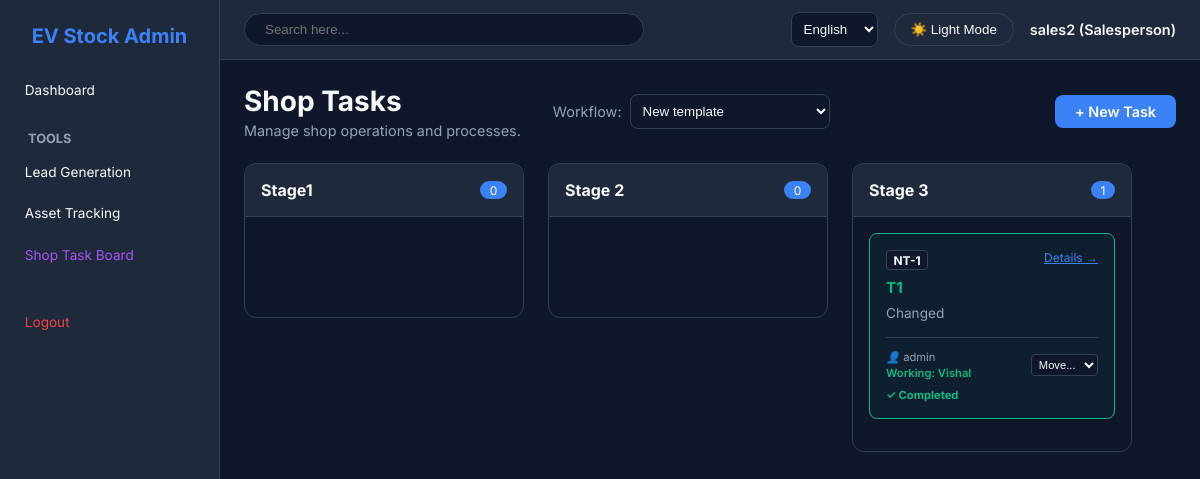
The app's page /tasks/board/?template=2 (signed in) with its own data.
### core/models.py (models this page shows, shortened)
class User(AbstractUser):
    ROLE_CHOICES = (
        ('ADMIN', 'Admin'),
        ('SALES', 'Salesperson'),
        ('CUSTOMER', 'Customer'),
    )
    role = models.CharField(max_length=10, choices=ROLE_CHOICES, default='SALES')
    phone_number = models.CharField(max_length=20, blank=True, null=True)
    aadhar_number = models.CharField(max_length=20, blank=True, null=True)
    pan_number = models.CharField(max_length=20, blank=True, null=True)
    aadhar_front_photo = models.ImageField(upload_to='customers/aadhar/', blank=True, null=True)
    aadhar_back_photo = models.ImageField(upload_to='customers/aadhar/', blank=True, null=True)
    pan_photo = models.ImageField(upload_to='customers/pan/', blank=True, null=True)
    misc = models.JSONField(default=dict, blank=True, null=True)

### tasks/models.py (models this page shows, shortened)
class TaskStage(models.Model):
    STAGE_TYPES = [
        ('START', 'Start'),
        ('MIDDLE', 'Ongoing'),
        ('END', 'End'),
    ]
    template = models.ForeignKey(TaskTemplate, on_delete=models.CASCADE, related_name='stages')
    name = models.CharField(max_length=100)
    stage_type = models.CharField(max_length=10, choices=STAGE_TYPES, default='MIDDLE')
    order = models.PositiveIntegerField(default=0)
    class Meta:
        ordering = ['order']

class ShopTask(models.Model):
    template = models.ForeignKey(TaskTemplate, on_delete=models.CASCADE)
    task_number = models.CharField(max_length=20, unique=True, blank=True)
    title = models.CharField(max_length=200)
    description = models.TextField(blank=True, null=True)
    current_stage = models.ForeignKey(TaskStage, on_delete=models.PROTECT)
    assigned_to = models.ForeignKey(settings.AUTH_USER_MODEL, on_delete=models.SET_NULL, null=True, blank=True, related_name='tasks_assigned')
    external_assignee = models.CharField(max_length=100, blank=True, null=True)
    created_at = models.DateTimeField(auto_now_add=True)
    updated_at = models.DateTimeField(auto_now=True)

### tasks/views.py (the view)
# urls.py: path('board/', views.board_view, name='board_view'),
@login_required
def board_view(request):
    template_id = request.GET.get('template')
    templates = TaskTemplate.objects.all()
    active_template = None
    stages = []
    tasks_by_stage = {}
    if template_id:
        active_template = get_object_or_404(TaskTemplate, id=template_id)
        stages = active_template.stages.all()
        for stage in stages:
            tasks_by_stage[stage.id] = ShopTask.objects.filter(current_stage=stage).select_related('assigned_to')
    elif templates.exists():
        active_template = templates.first()
        return redirect(f"/tasks/board/?template={active_template.id}")
    return render(request, 'tasks/board.html', {
        'templates': templates,
        'active_template': active_template,
        'stages': stages,
        'tasks_by_stage': tasks_by_stage
    })

### tasks/templatetags/tasks_extras.py (called while the page is built)
@register.filter
def dict_get(dictionary, key):
    return dictionary.get(key)

### templates/tasks/board.html (shortened to what this page needs)
{% extends 'base.html' %}
{% load i18n %}
{% load tasks_extras %}
{% block content %}
<div class="header" style="margin-bottom: 1.5rem;">
    <div style="display: flex; align-items: center; gap: 2rem;">
        <div>
            <h1>{% trans "Shop Tasks" %}</h1>
            <p style="color: var(--text-muted); margin-top: 0.25rem;">{% trans "Manage shop operations and processes." %}</p>
        </div>
        <form method="get" id="template-filter" style="display: flex; align-items: center; gap: 0.5rem;">
            <label style="color: var(--text-muted); font-size: 0.9rem;">{% trans "Workflow:" %}</label>
            <select name="template" onchange="this.form.submit()" class="language-dropdown" style="min-width: 200px;">
                {% for t in templates %}
                <option value="{{ t.id }}" {% if t.id == active_template.id %}selected{% endif %}>{{ t.name }}</option>
                {% endfor %}
            </select>
        </form>
    </div>
    <div style="display: flex; gap: 0.5rem;">
        <a href="{% url 'add_task' %}" class="btn">{% trans "+ New Task" %}</a>
    </div>
</div>
{% if active_template %}
<div class="kanban-container">
    {% for stage in stages %}
    <div class="kanban-column" data-stage-id="{{ stage.id }}" data-stage-type="{{ stage.stage_type }}">
        <div class="column-header">
            <h3 style="font-size: 1rem; font-weight: 700;">{{ stage.name }}</h3>
            <span style="background: var(--primary); color: white; padding: 0.1rem 0.6rem; border-radius: 12px; font-size: 0.75rem;">
                {{ tasks_by_stage|dict_get:stage.id|length }}
            </span>
        </div>
        <div class="column-body" ondrop="drop(event)" ondragover="allowDrop(event)" ondragleave="dragLeave(event)">
            {% for task in tasks_by_stage|dict_get:stage.id %}
            <div class="task-card {% if task.current_stage.stage_type == 'END' %}task-completed{% endif %}" draggable="true" ondragstart="drag(event)" id="task-{{ task.id }}" data-task-id="{{ task.id }}">
                <div style="display: flex; justify-content: space-between; align-items: flex-start; margin-bottom: 0.5rem;">
                    <span style="font-size: 0.75rem; font-weight: 700; background: var(--bg-color); padding: 0.1rem 0.4rem; border-radius: 4px; border: 1px solid var(--border-color);">
                        {{ task.task_number }}
                    </span>
                    <a href="{% url 'task_detail' task.id %}" style="font-size: 0.75rem; color: var(--primary);">{% trans "Details →" %}</a>
                </div>
                <h4 style="font-size: 0.95rem; margin-bottom: 0.5rem;">{{ task.title }}</h4>
                <p style="font-size: 0.85rem; color: var(--text-muted); margin-bottom: 0.75rem; display: -webkit-box; -webkit-line-clamp: 2; -webkit-box-orient: vertical; overflow: hidden;">
                    {{ task.description|default:"" }}
                </p>
                <div style="display: flex; justify-content: space-between; align-items: center; margin-top: 1rem; padding-top: 0.75rem; border-top: 1px solid var(--border-color);">
                    <div style="display: flex; flex-direction: column; gap: 0.1rem;">
                        <span style="font-size: 0.7rem; color: var(--text-muted);">
                            <i style="color: var(--primary);">👤</i> {{ task.assigned_to.username }}
                        </span>
                        {% if task.external_assignee %}
                        <span style="font-size: 0.7rem; color: var(--success); font-weight: 600;">
                            {% trans "Working:" %} {{ task.external_assignee }}
                        </span>
                        {% endif %}
                    </div>
                    <div class="fallback-move" style="display: flex; gap: 0.25rem;">
                        <form action="{% url 'update_task_stage' task.id %}" method="post" style="margin:0;">
                            <select name="stage_id" onchange="this.form.submit()" style="font-size: 0.7rem; padding: 0.2rem; border-radius: 4px; background: var(--bg-color); color: var(--text-color); border: 1px solid var(--border-color);">
                                <option value="" selected disabled>Move...</option>
                            </select>
                        </form>
                    </div>
                </div>
            </div>
            {% endfor %}
        </div>
    </div>
    {% endfor %}
</div>
{% else %}
<div class="card" style="text-align: center; padding: 3rem;">
    <p style="color: var(--text-muted);">{% trans "Please select or create a template to view the task board." %}</p>
</div>
{% endif %}
{% endblock %}

### templates/base.html (shortened to what this page needs)
{% load i18n %}
<!DOCTYPE html>
<html lang="en" data-theme="dark">
<head>
</head>
<body>
    {% if request.user.is_authenticated %}
    <div class="sidebar">
        <h2>EV Stock Admin</h2>
        <a href="{% url 'dashboard' %}">{% trans "Dashboard" %}</a>
        <h4 style="margin: 1.5rem 0 0.5rem 1rem; color: var(--text-muted); font-size: 0.8rem; text-transform: uppercase;">{% trans "Tools" %}</h4>
        <a href="{% url 'leads_list' %}">{% trans "Lead Generation" %}</a>
        <a href="{% url 'search_asset' %}">{% trans "Asset Tracking" %}</a>
        <a href="{% url 'board_view' %}" style="color: #a855f7;">{% trans "Shop Task Board" %}</a>
        <div style="margin-top: 2rem">
            <a href="{% url 'logout' %}" style="color: var(--danger)">{% trans "Logout" %}</a>
        </div>
    </div>
    {% endif %}
    <div class="main-content">
        <div class="top-navbar">
            <form action="{% url 'global_search' %}" method="get" style="flex: 1; display: flex; max-width: 400px; margin-right: auto;">
                <input type="text" name="q" placeholder="Search here..." required style="width: 100%; padding: 0.5rem 1.25rem; border-radius: 20px; border: 1px solid var(--border-color); background: var(--bg-color); color: var(--text-color);">
            </form>
            <form action="{% url 'set_language' %}" method="post">{% csrf_token %}
                <select name="language" onchange="this.form.submit()" class="language-dropdown">
                    {% get_current_language as LANGUAGE_CODE %}
                    {% get_available_languages as LANGUAGES %}
                    {% for lang in LANGUAGES %}
                        <option value="{{ lang.0 }}" {% if lang.0 == LANGUAGE_CODE %}selected{% endif %}>
                            {{ lang.1 }}
                        </option>
                    {% endfor %}
                </select>
            </form>
            <button class="theme-toggle" id="theme-btn">🌙 Dark Mode</button>
            <span style="font-weight: 600;">{{ request.user.username }} ({{ request.user.get_role_display }})</span>
        </div>
        <div class="content-area">
            {% block content %}{% endblock %}
        </div>
    </div>
</body>
</html>

### templates/base.html (style rules this page uses)
:root { --bg-color: #f1f5f9; --card-bg: #ffffff; --text-color: #0f172a; --text-muted: #64748b; --primary: #3b82f6; --primary-hover: #2563eb; --success: #10b981; --danger: #ef4444; --border-color: #e2e8f0; --radius: 12px; }
[data-theme="dark"] { --bg-color: #0f172a; --card-bg: #1e293b; --text-color: #f8fafc; --text-muted: #94a3b8; --border-color: #334155; }
* { box-sizing: border-box; margin: 0; padding: 0; }
body { font-family: 'Inter', sans-serif; font-size: 0.9rem; background-color: var(--bg-color); color: var(--text-color); display: flex; min-height: 100vh; transition: background-color 0.3s, color 0.3s; }
.sidebar { width: 220px; background: var(--card-bg); padding: 1.5rem 0.75rem; border-right: 1px solid var(--border-color); transition: background-color 0.3s, border-color 0.3s; }
.sidebar h2 { margin-bottom: 1.5rem; color: var(--primary); font-weight: 700; text-align: center; font-size: 1.25rem; }
.sidebar a { display: block; color: var(--text-color); text-decoration: none; padding: 0.6rem 0.8rem; border-radius: var(--radius); margin-bottom: 0.4rem; transition: background 0.2s; font-size: 0.85rem; }
.main-content { flex: 1; display: flex; flex-direction: column; overflow-y: auto; }
.top-navbar { padding: 0.75rem 1.5rem; display: flex; justify-content: flex-end; align-items: center; gap: 1rem; border-bottom: 1px solid var(--border-color); background: var(--card-bg); }
.content-area { padding: 1.5rem; }
.btn { background: var(--primary); color: white; border: none; padding: 0.5rem 1.25rem; border-radius: 8px; cursor: pointer; font-weight: 600; transition: background 0.2s; text-decoration: none; display: inline-block; }
.header { display: flex; justify-content: space-between; align-items: center; margin-bottom: 1.5rem; }
.header h1 { font-size: 1.75rem; }
input, select, textarea { background: var(--bg-color); color: var(--text-color); border: 1px solid var(--border-color); }
.theme-toggle { background: transparent; border: 1px solid var(--border-color); color: var(--text-color); padding: 0.5rem 1rem; border-radius: 20px; cursor: pointer; }
.language-dropdown { background: var(--bg-color); color: var(--text-color); border: 1px solid var(--border-color); padding: 0.5rem; border-radius: 8px; }

### templates/tasks/board.html (style rules this page uses)
.kanban-container { display: flex; gap: 1.5rem; overflow-x: auto; padding-bottom: 1rem; min-height: 70vh; align-items: flex-start; }
.kanban-column { background: var(--bg-color); border: 1px solid var(--border-color); border-radius: var(--radius); min-width: 280px; max-width: 280px; display: flex; flex-direction: column; max-height: 80vh; }
.column-header { padding: 1rem; border-bottom: 1px solid var(--border-color); display: flex; justify-content: space-between; align-items: center; background: var(--card-bg); border-radius: var(--radius) var(--radius) 0 0; }
.column-body { padding: 1rem; overflow-y: auto; flex: 1; min-height: 100px; }
.task-card { background: var(--card-bg); border: 1px solid var(--border-color); border-radius: 8px; padding: 1rem; margin-bottom: 1rem; cursor: grab; box-shadow: 0 2px 4px rgba(0,0,0,0.1); transition: transform 0.2s, box-shadow 0.2s; }
.task-completed { border-color: var(--success) !important; background: rgba(16, 185, 129, 0.05); }
.task-completed h4 { color: var(--success); }
.task-completed::after { content: "✓ Completed"; display: block; font-size: 0.7rem; color: var(--success); font-weight: 700; margin-top: 0.5rem; }

### records on screen
User: user.username "sales2", user.role "Salesperson"
TaskStage: name "Stage1", id "0"
TaskStage: name "Stage 2", id "0"
TaskStage: name "Stage 3", id "1"
ShopTask: task_number "NT-1", title "T1", description "Changed", assigned_to.username "admin", external_assignee "Vishal"

### other values on screen
form field language "English"
form field template "New template"
